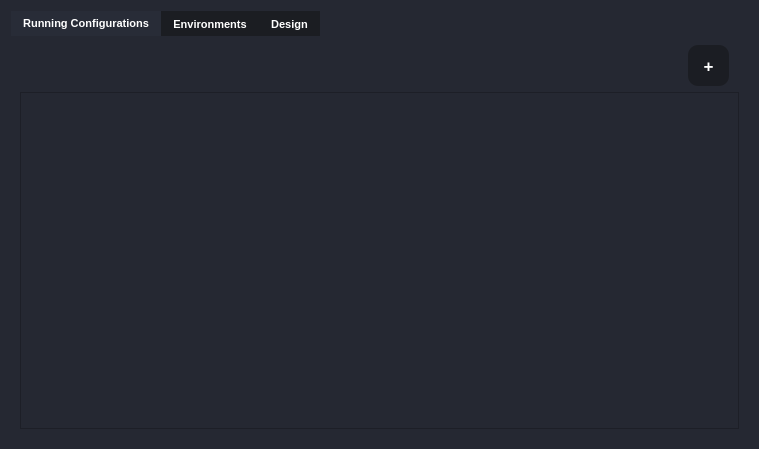
<?xml version="1.0" encoding="UTF-8"?>
<ui version="4.0">
 <class>Task_Tab</class>
 <widget class="QWidget" name="Task_Tab">
  <property name="geometry">
   <rect>
    <x>0</x>
    <y>0</y>
    <width>759</width>
    <height>449</height>
   </rect>
  </property>
  <property name="windowTitle">
   <string>Form</string>
  </property>
  <property name="styleSheet">
   <string notr="true">QWidget{
background-color:rgb(37, 40, 50);
	color: white;
}</string>
  </property>
  <layout class="QVBoxLayout" name="verticalLayout">
   <item>
    <widget class="QTabWidget" name="tabWidget">
     <property name="font">
      <font>
       <pointsize>8</pointsize>
       <bold>true</bold>
      </font>
     </property>
     <property name="styleSheet">
      <string notr="true">
QTabWidget::pane{
border-color:none;
}
QTabWidget:tab-bar {

border-color:none;
}
QTabBar:tab:selected{
background-color:#282c37;
color:white;
}
QTabBar:tab:!selected{
background-color:#1b1d22;
color:white;
}

QLineEdit{
	border: 0px solid rgb(37, 39, 48);
	height: 30px;
	border-radius: 15px;
	color: white;
	padding-left: 20px;
	padding-right: 20px;
	background-color: rgb(27, 29, 35);
}
QLineEdit:hover{
	border: 2px solid rgb(64, 71, 88)
}
QLineEdit:focus{
	border: 3px solid rgb(91, 101, 124);
	color: white;
}
QLineEdit:disabled {
	background-color: #808080;
}
/* ToolButton */
QToolButton {
	border: 0px;
	width: 28px;
	height: 28px;
	background-color: transparent;
	color: rgb(255, 255, 255);
	border-radius: 15px;
}
QToolButton:hover {
	background-color: rgb(57, 65, 80);
	border: 2px solid rgb(61, 70, 86);
}
QToolButton:pressed {
	background-color: rgb(35, 40, 49);
	border: 2px solid rgb(43, 50, 61);
}
QPushButton{
	background-color: rgb(27, 29, 35);
}
QPushButton {
	border: 0px solid rgb(52, 59, 72);
	color: rgb(255, 255, 255);
	border-radius: 10px;
	margin-right:10px;
}
QPushButton:hover {
	background-color: rgb(57, 65, 80);
	border: 5px solid transparent;
}
QPushButton:pressed {
	background-color: rgb(35, 40, 49);
	border: 7px solid transparent;
}
QPushButton:disabled {
	background-color: rgb(102, 109, 122);
	color: rgb(168, 168, 168);
}

</string>
     </property>
     <property name="currentIndex">
      <number>0</number>
     </property>
     <widget class="QWidget" name="running_config">
      <attribute name="title">
       <string>Running Configurations</string>
      </attribute>
      <layout class="QGridLayout" name="gridLayout_2">
       <item row="0" column="0">
        <layout class="QHBoxLayout" name="horizontalLayout_8">
         <item>
          <spacer name="horizontalSpacer_4">
           <property name="orientation">
            <enum>Qt::Horizontal</enum>
           </property>
           <property name="sizeHint" stdset="0">
            <size>
             <width>658</width>
             <height>20</height>
            </size>
           </property>
          </spacer>
         </item>
         <item>
          <widget class="QPushButton" name="pushButton_4">
           <property name="sizePolicy">
            <sizepolicy hsizetype="Maximum" vsizetype="Maximum">
             <horstretch>0</horstretch>
             <verstretch>0</verstretch>
            </sizepolicy>
           </property>
           <property name="minimumSize">
            <size>
             <width>51</width>
             <height>41</height>
            </size>
           </property>
           <property name="maximumSize">
            <size>
             <width>51</width>
             <height>41</height>
            </size>
           </property>
           <property name="font">
            <font>
             <pointsize>13</pointsize>
             <bold>true</bold>
            </font>
           </property>
           <property name="text">
            <string>+</string>
           </property>
          </widget>
         </item>
        </layout>
       </item>
       <item row="1" column="0">
        <widget class="QScrollArea" name="scrollArea_2">
         <property name="widgetResizable">
          <bool>true</bool>
         </property>
         <widget class="QWidget" name="scrollAreaRunningConfig">
          <property name="geometry">
           <rect>
            <x>0</x>
            <y>0</y>
            <width>721</width>
            <height>339</height>
           </rect>
          </property>
         </widget>
        </widget>
       </item>
      </layout>
     </widget>
     <widget class="QWidget" name="environments">
      <property name="styleSheet">
       <string notr="true"/>
      </property>
      <attribute name="title">
       <string>Environments</string>
      </attribute>
      <layout class="QFormLayout" name="formLayout_2">
       <item row="1" column="0" colspan="2">
        <widget class="QWidget" name="widget_2" native="true">
         <layout class="QGridLayout" name="gridLayout_3">
          <item row="0" column="0">
           <layout class="QHBoxLayout" name="horizontalLayout_7">
            <item>
             <widget class="QLabel" name="databaseLabel_5">
              <property name="font">
               <font>
                <family>MS Shell Dlg 2</family>
                <pointsize>11</pointsize>
                <italic>false</italic>
                <bold>false</bold>
               </font>
              </property>
              <property name="lineWidth">
               <number>0</number>
              </property>
              <property name="text">
               <string>File Path</string>
              </property>
             </widget>
            </item>
            <item>
             <widget class="QLineEdit" name="lineEditDatabasePath_5">
              <property name="focusPolicy">
               <enum>Qt::ClickFocus</enum>
              </property>
              <property name="styleSheet">
               <string notr="true"/>
              </property>
             </widget>
            </item>
            <item>
             <widget class="QToolButton" name="toolButtonBrowseDatabase_4">
              <property name="styleSheet">
               <string notr="true"/>
              </property>
              <property name="text">
               <string>...</string>
              </property>
              <property name="icon">
               <iconset>
                <normaloff>:/icons/icons/folder_icon.png</normaloff>:/icons/icons/folder_icon.png</iconset>
              </property>
             </widget>
            </item>
           </layout>
          </item>
         </layout>
        </widget>
       </item>
       <item row="2" column="0" colspan="2">
        <widget class="QWidget" name="widget" native="true">
         <layout class="QGridLayout" name="gridLayout">
          <item row="0" column="0">
           <layout class="QHBoxLayout" name="horizontalLayout_5">
            <item>
             <widget class="QLabel" name="databaseLabel_2">
              <property name="font">
               <font>
                <family>MS Shell Dlg 2</family>
                <pointsize>11</pointsize>
                <italic>false</italic>
                <bold>false</bold>
               </font>
              </property>
              <property name="lineWidth">
               <number>0</number>
              </property>
              <property name="text">
               <string>Parent Directory</string>
              </property>
             </widget>
            </item>
            <item>
             <widget class="QLineEdit" name="lineEditDatabasePath_2">
              <property name="focusPolicy">
               <enum>Qt::ClickFocus</enum>
              </property>
              <property name="styleSheet">
               <string notr="true"/>
              </property>
             </widget>
            </item>
            <item>
             <widget class="QToolButton" name="toolButtonBrowseDatabase_3">
              <property name="styleSheet">
               <string notr="true"/>
              </property>
              <property name="text">
               <string>...</string>
              </property>
              <property name="icon">
               <iconset>
                <normaloff>:/icons/icons/folder_icon.png</normaloff>:/icons/icons/folder_icon.png</iconset>
              </property>
             </widget>
            </item>
           </layout>
          </item>
          <item row="1" column="0">
           <widget class="QRadioButton" name="radioButton">
            <property name="font">
             <font>
              <pointsize>11</pointsize>
              <bold>false</bold>
             </font>
            </property>
            <property name="text">
             <string>All</string>
            </property>
           </widget>
          </item>
          <item row="2" column="0">
           <layout class="QHBoxLayout" name="horizontalLayout_6">
            <item>
             <widget class="QRadioButton" name="radioButton_2">
              <property name="font">
               <font>
                <pointsize>11</pointsize>
               </font>
              </property>
              <property name="text">
               <string>Range</string>
              </property>
             </widget>
            </item>
            <item>
             <widget class="QLabel" name="databaseLabel_4">
              <property name="font">
               <font>
                <family>MS Shell Dlg 2</family>
                <pointsize>11</pointsize>
                <italic>false</italic>
                <bold>false</bold>
               </font>
              </property>
              <property name="lineWidth">
               <number>0</number>
              </property>
              <property name="text">
               <string>From</string>
              </property>
             </widget>
            </item>
            <item>
             <widget class="QLineEdit" name="lineEditDatabasePath_3">
              <property name="focusPolicy">
               <enum>Qt::ClickFocus</enum>
              </property>
              <property name="styleSheet">
               <string notr="true"/>
              </property>
             </widget>
            </item>
            <item>
             <widget class="QLabel" name="databaseLabel_3">
              <property name="font">
               <font>
                <family>MS Shell Dlg 2</family>
                <pointsize>11</pointsize>
                <italic>false</italic>
                <bold>false</bold>
               </font>
              </property>
              <property name="lineWidth">
               <number>0</number>
              </property>
              <property name="text">
               <string>To</string>
              </property>
             </widget>
            </item>
            <item>
             <widget class="QLineEdit" name="lineEditDatabasePath_4">
              <property name="focusPolicy">
               <enum>Qt::ClickFocus</enum>
              </property>
              <property name="styleSheet">
               <string notr="true"/>
              </property>
             </widget>
            </item>
           </layout>
          </item>
          <item row="3" column="0">
           <layout class="QHBoxLayout" name="horizontalLayout_2">
            <item>
             <widget class="QRadioButton" name="radioButton_3">
              <property name="font">
               <font>
                <pointsize>11</pointsize>
               </font>
              </property>
              <property name="text">
               <string>Binary Search</string>
              </property>
             </widget>
            </item>
            <item>
             <widget class="QLabel" name="databaseLabel_7">
              <property name="font">
               <font>
                <family>MS Shell Dlg 2</family>
                <pointsize>11</pointsize>
                <italic>false</italic>
                <bold>false</bold>
               </font>
              </property>
              <property name="lineWidth">
               <number>0</number>
              </property>
              <property name="text">
               <string>From</string>
              </property>
             </widget>
            </item>
            <item>
             <widget class="QLineEdit" name="lineEditDatabasePath_7">
              <property name="focusPolicy">
               <enum>Qt::ClickFocus</enum>
              </property>
              <property name="styleSheet">
               <string notr="true"/>
              </property>
             </widget>
            </item>
            <item>
             <widget class="QLabel" name="databaseLabel_6">
              <property name="font">
               <font>
                <family>MS Shell Dlg 2</family>
                <pointsize>11</pointsize>
                <italic>false</italic>
                <bold>false</bold>
               </font>
              </property>
              <property name="lineWidth">
               <number>0</number>
              </property>
              <property name="text">
               <string>To</string>
              </property>
             </widget>
            </item>
            <item>
             <widget class="QLineEdit" name="lineEditDatabasePath_6">
              <property name="focusPolicy">
               <enum>Qt::ClickFocus</enum>
              </property>
              <property name="styleSheet">
               <string notr="true"/>
              </property>
             </widget>
            </item>
           </layout>
          </item>
         </layout>
        </widget>
       </item>
       <item row="0" column="0" colspan="2">
        <layout class="QHBoxLayout" name="horizontalLayout">
         <item>
          <widget class="QPushButton" name="pushButton_2">
           <property name="minimumSize">
            <size>
             <width>211</width>
             <height>41</height>
            </size>
           </property>
           <property name="font">
            <font>
             <pointsize>10</pointsize>
             <bold>true</bold>
            </font>
           </property>
           <property name="text">
            <string>Add Directory</string>
           </property>
          </widget>
         </item>
         <item>
          <widget class="QPushButton" name="pushButton_3">
           <property name="minimumSize">
            <size>
             <width>211</width>
             <height>41</height>
            </size>
           </property>
           <property name="font">
            <font>
             <pointsize>10</pointsize>
             <bold>true</bold>
            </font>
           </property>
           <property name="text">
            <string>Add File</string>
           </property>
          </widget>
         </item>
        </layout>
       </item>
      </layout>
     </widget>
     <widget class="QWidget" name="design">
      <property name="styleSheet">
       <string notr="true"/>
      </property>
      <attribute name="title">
       <string>Design</string>
      </attribute>
      <layout class="QFormLayout" name="formLayout">
       <item row="0" column="0" colspan="2">
        <layout class="QHBoxLayout" name="horizontalLayout_4">
         <item>
          <spacer name="horizontalSpacer_3">
           <property name="orientation">
            <enum>Qt::Horizontal</enum>
           </property>
           <property name="sizeHint" stdset="0">
            <size>
             <width>658</width>
             <height>20</height>
            </size>
           </property>
          </spacer>
         </item>
         <item>
          <widget class="QPushButton" name="pushButton">
           <property name="sizePolicy">
            <sizepolicy hsizetype="Maximum" vsizetype="Maximum">
             <horstretch>0</horstretch>
             <verstretch>0</verstretch>
            </sizepolicy>
           </property>
           <property name="minimumSize">
            <size>
             <width>51</width>
             <height>41</height>
            </size>
           </property>
           <property name="maximumSize">
            <size>
             <width>51</width>
             <height>41</height>
            </size>
           </property>
           <property name="font">
            <font>
             <pointsize>13</pointsize>
             <bold>true</bold>
            </font>
           </property>
           <property name="text">
            <string>+</string>
           </property>
          </widget>
         </item>
        </layout>
       </item>
       <item row="1" column="0" colspan="2">
        <widget class="QScrollArea" name="scrollArea">
         <property name="widgetResizable">
          <bool>true</bool>
         </property>
         <widget class="QWidget" name="scrollAreaWidgetContents_3">
          <property name="geometry">
           <rect>
            <x>0</x>
            <y>0</y>
            <width>721</width>
            <height>339</height>
           </rect>
          </property>
         </widget>
        </widget>
       </item>
      </layout>
     </widget>
    </widget>
   </item>
  </layout>
 </widget>
 <resources/>
 <connections/>
</ui>
